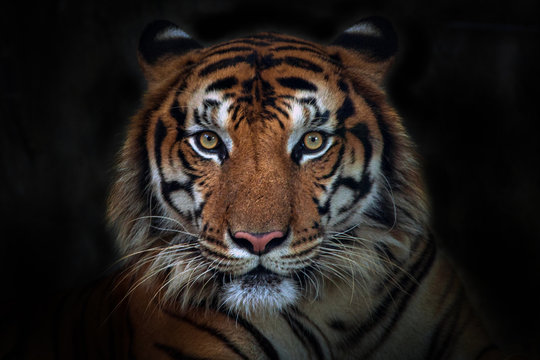
#> input picture week2/pictures/tiger.jpg, 540 x 360 px
$ jupyter execute --allow-errors tasks.ipynb
#> lines starting #> are read from the running program, lines starting #| are printed output that depends on the picture; after the words box and inside, x2 and y2 are one past the last pixel; in counts of white or black regions, pixels touching at a corner belong together
#> further down, image is the input picture: shape (360, 540, 3); mean B, G, R 28.2, 31.6, 37.1
[cell 1]
import cv2
import numpy as np
# from google.colab.patches import cv2_imshow

# Sharpening using smooth filters

> We've seen that smooth filters are used to blur and remove info from the image.
<br>
In this part your task is to do the opposite ! Use them to actually make the image sharper

- hint: $$
g_{\text{sharp}} = f + \gamma \left( f - h_{\text{blur}} * f \right) $$

[cell 2]
def sharpen_image(image:np.ndarray, kernel_size=(7, 7), gamma=2):
#> called with kernel_size = (7, 7), gamma = 2
  gaussian_image = cv2.GaussianBlur(image,kernel_size,0)


  diff_image = image.astype(int) - gaussian_image.astype(int)
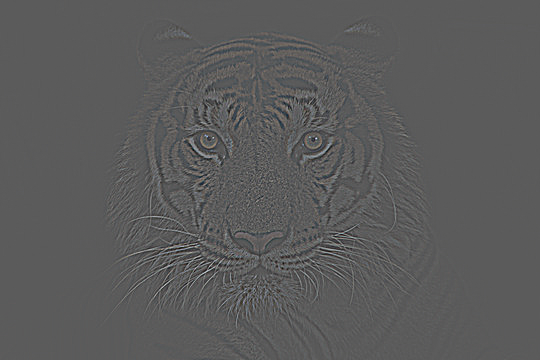
#> diff_image: shape (360, 540, 3) int64; mean B, G, R 0, 0, 0; drawn with min black and max white


  sharpened_detail = gamma * diff_image

  res = sharpened_detail + image.astype(int)
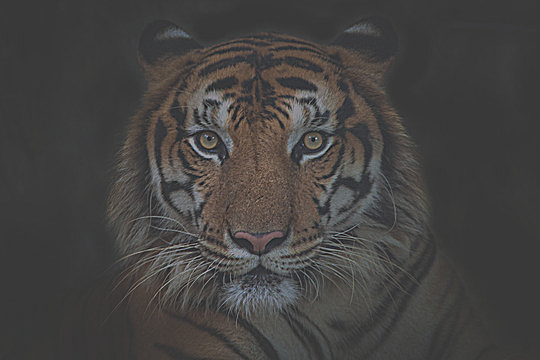
#> res: shape (360, 540, 3) int64; mean B, G, R 28.2, 31.6, 37.1; drawn with min black and max white
  res.clip()
  res = np.clip(res, 0, 255).astype(np.uint8)


  return res,gaussian_image

image = cv2.imread('pictures/tiger.jpg')
#> (the rest of this cell did not finish here and is left out)

# Morphological Edge Detection

- Extract clean object boundaries by subtracting eroded image from its dilated version

[cell 3]
# Read the image
img = cv2.imread("pictures/bacteria.jpg", cv2.IMREAD_GRAYSCALE)
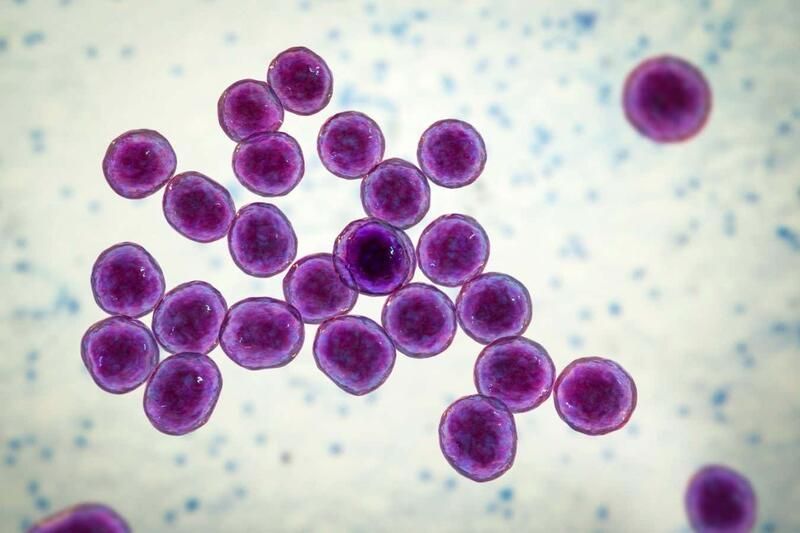
#> input picture week2/pictures/bacteria.jpg, 800 x 533 px
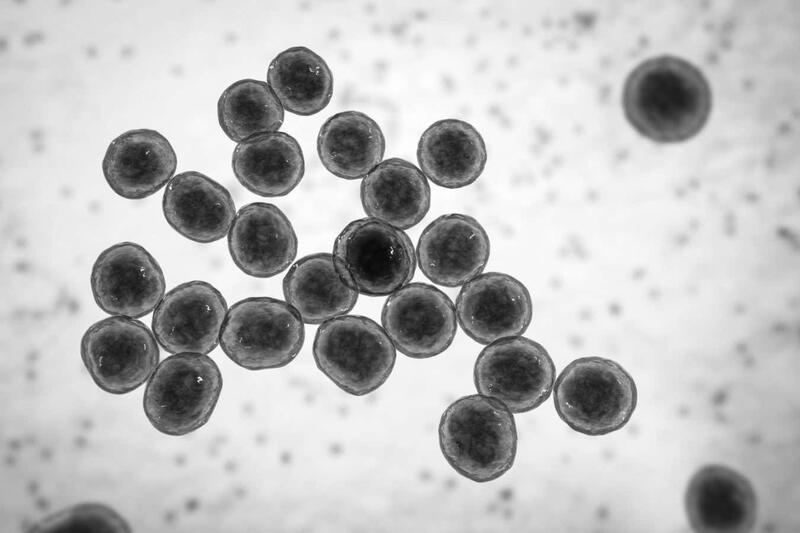
#> img: shape (533, 800); min 1, max 255, mean 188
# For black and white image:
_, binary = cv2.threshold(img, 0, 255, cv2.THRESH_BINARY + cv2.THRESH_OTSU)
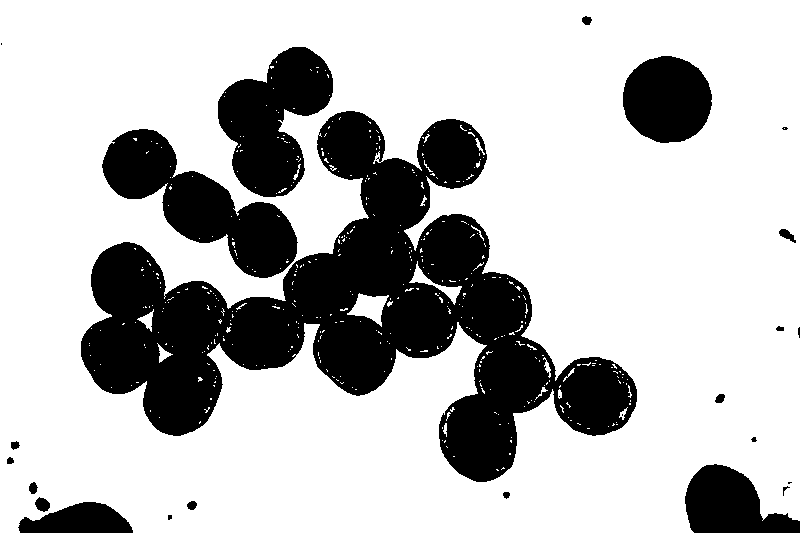
#> binary: shape (533, 800); 73.9% white; 25 black regions (7 under 20 px), largest, box (x1, y1, x2, y2) and area: (81, 111, 637, 482) 74798, (102, 129, 298, 278) 11906, (218, 47, 333, 197) 10188

# TODO: Morphological edge detection (dilate and then erode and then ...)
kernel_open_size = (3,3)
kernel_open = cv2.getStructuringElement(cv2.MORPH_ELLIPSE,kernel_open_size)
res_dial = cv2.dilate(binary,kernel_open)
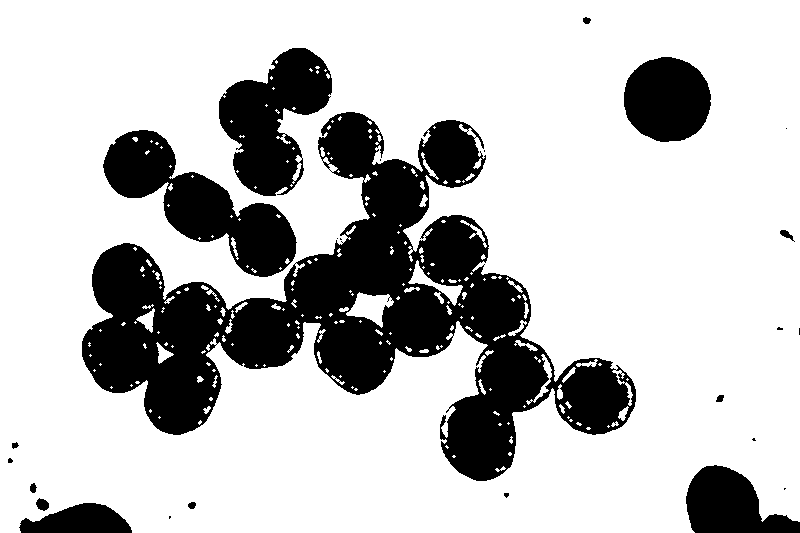
#> res_dial: shape (533, 800); 75.9% white; 25 black regions (11 under 20 px), largest, box (x1, y1, x2, y2) and area: (82, 112, 636, 481) 68776, (103, 130, 297, 277) 11176, (219, 48, 332, 196) 9469
res_erosion = cv2.erode(binary,kernel_open)
#> res_erosion: shape (533, 800); 72.3% white; 21 black regions (1 under 20 px), largest, box (x1, y1, x2, y2) and area: (80, 110, 638, 483) 91810, (217, 46, 334, 198) 10762, (622, 55, 713, 144) 6340
edge_img = cv2.subtract(res_dial,res_erosion)
#> edge_img: shape (533, 800); 3.5% white in thin lines or dots
# TODO: clean edges with morphological closing
kernel_close_size = (3,3)
kernel_close = cv2.getStructuringElement(cv2.MORPH_ELLIPSE,kernel_close_size)
res = cv2.morphologyEx(edge_img,cv2.MORPH_CLOSE,kernel_close)
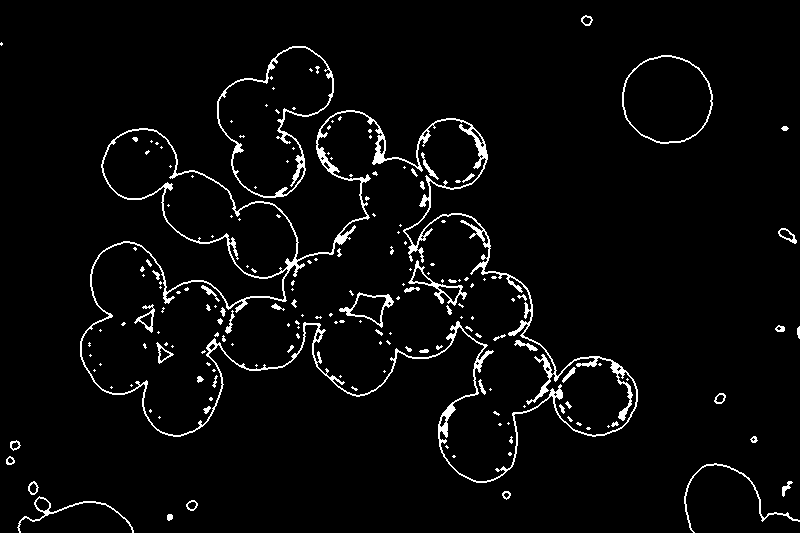
#> res: shape (533, 800); 3.7% white in thin lines or dots
# # TODO: Show results
cv2.imshow('result',res)
cv2.waitKey(0)
cv2.destroyAllWindows()

# Count bacteria

bonus:
- find a way to calculate the kernel size automatically (based on overlaps or cell sizes for example)
- reconstruct cells by dilation after counting them

[cell 4]
# Load image (grayscale)
img = cv2.imread("pictures/bacteria.jpg", cv2.IMREAD_GRAYSCALE)

# Otsu thresholding
# For black and white image:
_, binary = cv2.threshold(img, 0, 255, cv2.THRESH_BINARY + cv2.THRESH_OTSU)
# Flip the colors (for morphology)
binary = cv2.bitwise_not(binary)
#> binary: shape (533, 800); 26.1% white; 25 white regions (7 under 20 px)
contours = cv2.findContours(binary,cv2.RETR_EXTERNAL,cv2.CHAIN_APPROX_SIMPLE)
#> contours = 23 contours, 7 with area under 20; largest, box (x1, y1, x2, y2) and area: (81, 111, 637, 482) 76822, (102, 129, 298, 278) 11697, (218, 47, 333, 197) 10094, (623, 56, 712, 143) 5962, (685, 464, 800, 533) 4872

kernel_erosion_size = (9,9)
kernel_erosion = cv2.getStructuringElement(cv2.MORPH_ELLIPSE,kernel_erosion_size)

eroded_binary = cv2.erode(binary,kernel_erosion,iterations=5)
#> eroded_binary: shape (533, 800); 2.2% white; 26 white regions (1 under 20 px), largest, box (x1, y1, x2, y2) and area: (643, 76, 691, 123) 1724, (706, 484, 746, 533) 1378, (467, 417, 490, 460) 504


# TODO: Connected component analysis
analysis = cv2.connectedComponentsWithStats(eroded_binary)
num_labels, labels, stats, centroids = analysis
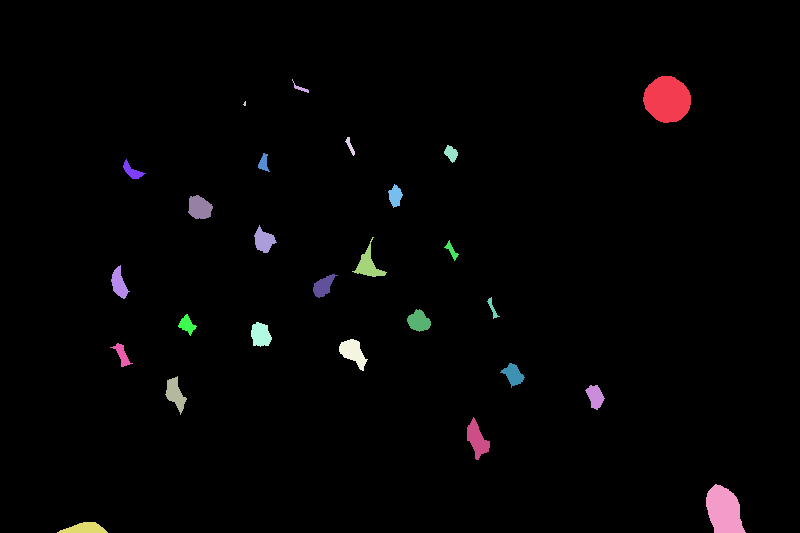
#> labels: shape (533, 800) int32; 27 distinct labels, from 0 to 26; one colour per label, 0 black
#> num_labels = 27; stats = 27 rows, first 6: [0, 0, 800, 533, 416894], [643, 76, 48, 47, 1724], [292, 79, 17, 14, 56], [243, 101, 3, 5, 10], [345, 137, 10, 19, 70], [444, 145, 14, 18, 151]; centroids = 27 pairs, first value 84.37 to 723.6, second value 87.75 to 528.2
# TODO: print the number of components
print(f'number of components: {num_labels - 1}')
#| number of components: 26
# TODO: Draw results (Boxes)
res = eroded_binary.copy()
res = cv2.cvtColor(res,cv2.COLOR_GRAY2BGR)
reconstruct_kernel_size = (15,15)
reconstruct_kernel = cv2.getStructuringElement(cv2.MORPH_ELLIPSE,reconstruct_kernel_size)
reconstructed_image = cv2.dilate(res,reconstruct_kernel,iterations=4)
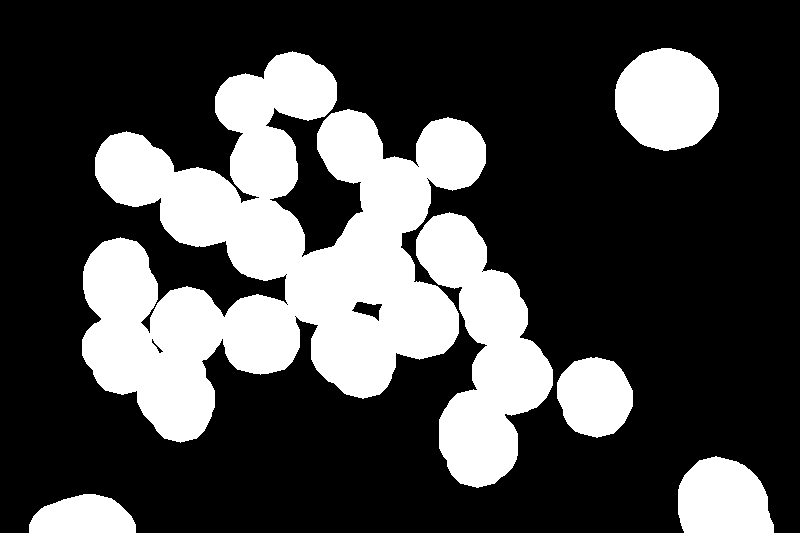
#> reconstructed_image: shape (533, 800, 3); 28.3% white; 6 white regions, box (x1, y1, x2, y2) and area: (82, 51, 486, 443) 79624, (416, 212, 553, 488) 18535, (615, 48, 719, 151) 8444, (678, 456, 774, 533) 5961, (557, 357, 633, 438) 4746, (29, 494, 136, 533) 3235
for i in range(1,num_labels):
    x = stats[i,cv2.CC_STAT_LEFT]
    y = stats[i,cv2.CC_STAT_TOP]
    width =  stats[i,cv2.CC_STAT_WIDTH]
    height = stats[i,cv2.CC_STAT_HEIGHT]
    x_center,y_center = centroids[i]
    x_center,y_center = int(x_center),int(y_center)
    top_left = (x,y)
    bottom_right = (x + width,y + height)
    cv2.rectangle(res,top_left,bottom_right,color=(255,0,255),thickness=1)
    cv2.circle(res,(x_center,y_center),radius=2,color=(0,255,0),thickness=cv2.FILLED)
    cv2.putText(res,f'Component {i}',(x-30,y-10),cv2.FONT_HERSHEY_SIMPLEX,0.5,(255,0,255),1)
#> this loop made 26 passes
#> (x, y, width, height, x_center, y_center, bottom_right) on passes 1 to 12: (643, 76, 48, 47, 666, 99, (691, 123)), (292, 79, 17, 14, 300, 87, (309, 93)), (243, 101, 3, 5, 244, 103, (246, 106)), (345, 137, 10, 19, 349, 145, (355, 156)), (444, 145, 14, 18, 450, 152, (458, 163)), (258, 153, 12, 19, 263, 162, (270, 172)), (123, 159, 23, 20, 131, 170, (146, 179)), (388, 184, 15, 24, 394, 195, (403, 208)), (188, 195, 25, 24, 199, 207, (213, 219)), (254, 225, 23, 28, 263, 240, (277, 253)), (352, 237, 35, 40, 368, 264, (387, 277)), (444, 240, 15, 21, 451, 250, (459, 261))
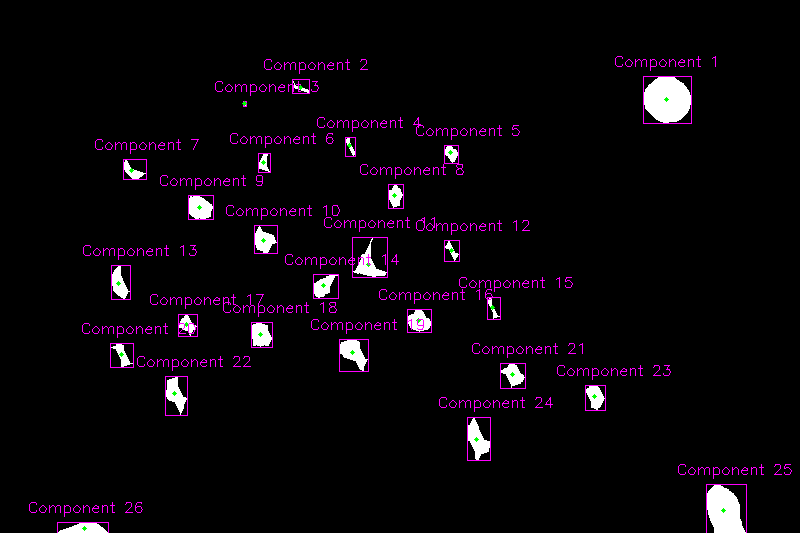
#> res: shape (533, 800, 3); mean B, G, R 10.4, 5.5, 10.4
# TODO: Display
cv2.imshow('grayscale', img)
cv2.imshow('binary',binary)
cv2.imshow('eroded',eroded_binary)
cv2.imshow('result',res)
cv2.imshow('reconstructed',reconstructed_image)
cv2.waitKey(0)
cv2.destroyAllWindows()
